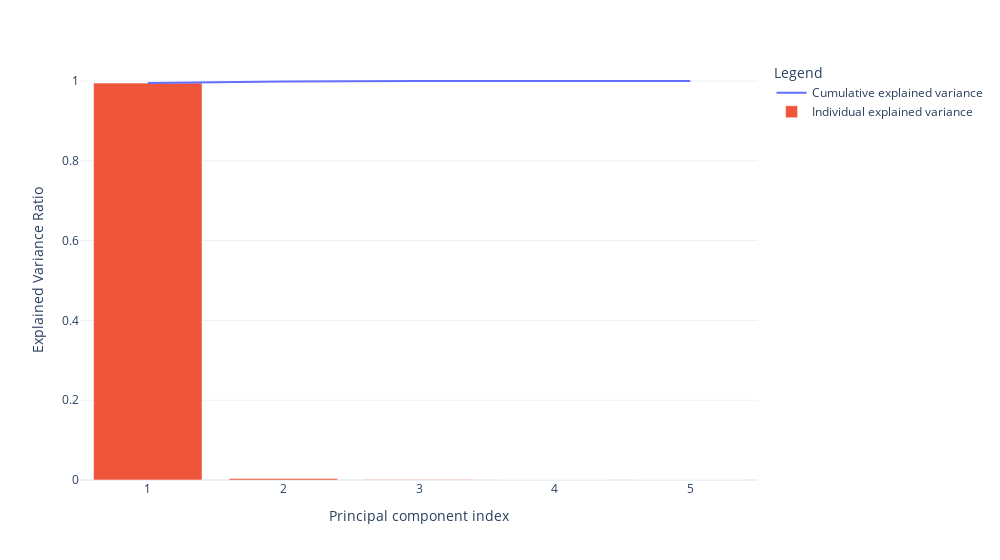

The cell this chart's notebook holds for it:
### Code cell
plot_explained_variance_owu_raw(owu)

### Figure 1 — Plotly figure (JSON) as saved in the notebook; plotly's stock layout.template omitted (floating-point values rounded to 4 significant figures)
{"data": [{"hovertemplate": "Legend=Cumulative explained variance<br>Principal component index=%{x}<br>Explained Variance Ratio=%{y}<extra></extra>", "legendgroup": "Cumulative explained variance", "line": {"color": "#636efa", "dash": "solid"}, "marker": {"symbol": "circle"}, "mode": "lines", "name": "Cumulative explained variance", "orientation": "v", "showlegend": true, "type": "scatter", "x": [1, 2, 3, 4, 5], "xaxis": "x", "y": [0.9947, 0.9987, 0.9997, 1.0, 1.0], "yaxis": "y"}, {"name": "Individual explained variance", "type": "bar", "x": [1, 2, 3, 4, 5], "y": [0.9947, 0.004005, 0.0009867, 0.0002254, 4.609e-05]}], "layout": {"legend": {"title": {"text": "Legend"}, "tracegroupgap": 0}, "margin": {"t": 60}, "width": 1000, "xaxis": {"anchor": "y", "domain": [0, 1], "title": {"text": "Principal component index"}}, "yaxis": {"anchor": "x", "domain": [0, 1], "title": {"text": "Explained Variance Ratio"}}}}
